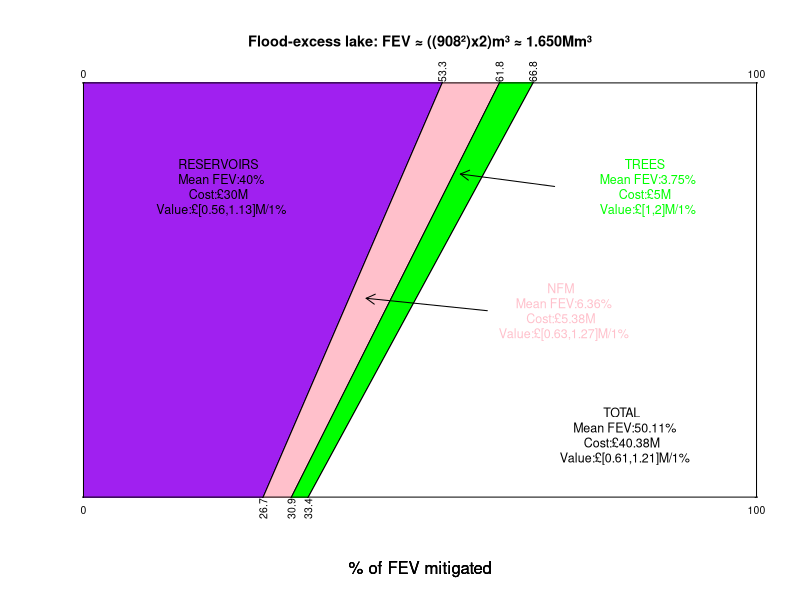

Recreate this plot in R.
# The following is based on the Calder mitigation graph presented on [1].
x=0:1
y=((500/133)*x)-(267/266)

plot(x, y, type="l", xlim=cbind(0.035, 0.965), ylim=cbind(0.035, 0.965), xlab="% of FEV mitigated", ylab="", axes=FALSE) 
# [7, pp.104-105]
polygon(cbind(0,x,0), cbind(0,y,1), col="purple", border="black") 
# Notified by [12, pp.50-58]
par(new=TRUE)  
# [7, p.232]

a=0:1
b=((1000/309)*a)-1

plot(a,b, type="l", xlim=cbind(0.035, 0.965), ylim=cbind(0.035, 0.965), xlab="% of FEV mitigated", ylab="", axes=FALSE)
# [7, pp.104-105]
polygon(cbind(0.309,x,0.618), cbind(0,y,1), col="pink", border="black") 
par(new=TRUE)  


c=0:1
d=((500/167)*c)-1

plot(c, d, type="l", xlim=cbind(0.035, 0.965), ylim=cbind(0.035, 0.965), xlab="% of FEV mitigated", ylab="", axes=FALSE) 
polygon(cbind(0.334,a,0.668), cbind(0,b,1), col="green", border="black") 
polygon(cbind(1,c,1), cbind(0,d,1), col="white", border="black")
abline(h=0) 
# adding a border/line for y=0,1; border/line for x=0,1 added by polygon function. 
# Notified of abline function by [7, p.105]
abline(h=1) 

# The following is as stated on Onno & Tom's poster [1].
text(0.20025, 0.75,labels="RESERVOIRS
  Mean FEV:40%
Cost:£30M
  Value:£[0.56,1.13]M/1%", cex=0.75)
# based on the FEV Calder plot by Onno Bokhove, et al. (2018c)
text(0.709, 0.45,labels="NFM
  Mean FEV:6.36%
Cost:£5.38M
  Value:£[0.63,1.27]M/1%", cex=0.75, col="pink")
# based on the FEV Calder plot by Onno Bokhove, et al. (2018c). Notified of text function by John Verzani (2014, p.105)
arrows(0.6,0.45, 0.42, 0.48, length=0.1)
# Notified of function by Murrell (2016, p. 79)
text(0.834, 0.75,labels="TREES
  Mean FEV:3.75%
Cost:£5M
  Value:£[1,2]M/1%", cex=0.75, col="green")
# based on the FEV Calder plot by Onno Bokhove, et al. (2018c). Notified of text function by John Verzani (2014, p.105)
arrows(0.7,0.75, 0.56, 0.78, length=0.1)
# Notified of function by Murrell (2016, p. 79)
text(0.79975, 0.15,labels="TOTAL
  Mean FEV:50.11%
Cost:£40.38M
  Value:£[0.61,1.21]M/1%", cex=0.75)
mtext("0", 1, at=0, cex=0.625)
mtext("26.7", 1, at=0.267, cex=0.625, las=2)
mtext("30.9", 1, at=0.309, cex=0.625, las=2)
mtext("33.4", 1, at=0.334, cex=0.625, las=2)
mtext("100", 1, at=1, cex=0.625)
mtext("0",3, at=0, cex=0.625)
mtext("53.3", 3, at=0.533, cex=0.625, las=2)
mtext("61.8", 3, at=0.618, cex=0.625, las=2)
mtext("66.8", 3, at=0.668, cex=0.625, las=2)
mtext("100", 3, at=1, cex=0.625)

title("Flood-excess lake: FEV ≈ ((908²)x2)m³ ≈ 1.650Mm³", cex.main=0.875)